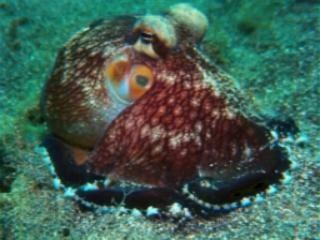
#> input picture abel/input_images/set_f17.jpg, 320 x 240 px, found by its file name
$ python dct2.py
#> lines starting #> are read from the running program, lines starting #| are printed output that depends on the picture
#> further down, input_image is the input picture: shape (240, 320, 3); mean B, G, R 83.2, 95.3, 65
import cv2
import numpy as np
import matplotlib.pyplot as plt

def frequency_domain_correction_and_enhancement(image, alpha=0.1, d0=30):
    """
    Applies color correction and enhancement using frequency domain techniques.
    """
#> called with alpha = 0.1, d0 = 30
    # Convert to float and split channels
    b, g, r = cv2.split(image.astype(np.float32))
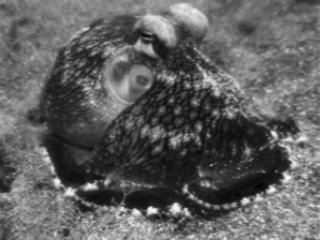
#> g: shape (240, 320) float32; min 1, max 253, mean 95.3
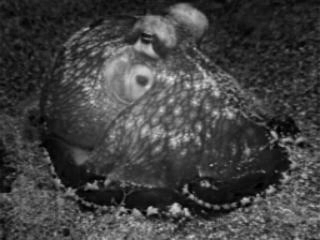
#> r: shape (240, 320) float32; min 0, max 230, mean 65

    def apply_fft(channel):
        dft = np.fft.fft2(channel)
        dft_shift = np.fft.fftshift(dft)
        magnitude = np.abs(dft_shift)
        phase = np.angle(dft_shift)
        return magnitude, phase

    # Compute FFT for each channel
    mag_r, phase_r = apply_fft(r)
    mag_g, phase_g = apply_fft(g)
    mag_b, phase_b = apply_fft(b)
#> in apply_fft (call 3), `phase = np.angle(dft_shift)`:
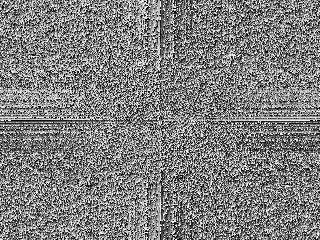
#> phase: shape (240, 320) float64; min -3.14, max 3.14, mean -4.09e-05; drawn with min black and max white

    # Compute mean values for color correction
    mean_r, mean_g, mean_b = np.mean(r), np.mean(g), np.mean(b)
#> mean_r = 65.02; mean_g = 95.32; mean_b = 83.16

    # Red & Blue channel compensation (reduce the effect of alpha to avoid blur)
    mag_r = mag_r + alpha * (mean_g - mean_r) * 0.2  # Reduce the impact further
    mag_b = mag_b + alpha * (mean_g - mean_b) * 0.2  # Same here for blue

    def apply_ifft(mag, phase):
        dft_shift = mag * np.exp(1j * phase)
        dft = np.fft.ifftshift(dft_shift)
        corrected_channel = np.fft.ifft2(dft).real
        return np.clip(corrected_channel, 0, 255).astype(np.uint8)

    # Apply inverse FFT
    r_corrected = apply_ifft(mag_r, phase_r)
    b_corrected = apply_ifft(mag_b, phase_b)

    # Merge channels to get the color corrected image
    corrected_image = cv2.merge((b_corrected, g.astype(np.uint8), r_corrected))

    # Enhance contrast using CLAHE in the LAB color space
    lab = cv2.cvtColor(corrected_image, cv2.COLOR_BGR2LAB)
#> lab: shape (240, 320, 3); mean of channels 0, 1, 2 96.6, 116.4, 132.8
    l, a, b = cv2.split(lab)
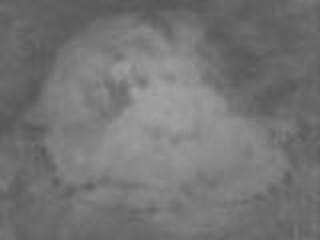
#> a: shape (240, 320); min 86, max 163, mean 116.4
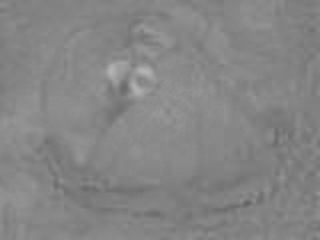
#> b: shape (240, 320); min 98, max 180, mean 132.8
    clahe = cv2.createCLAHE(clipLimit=1.5, tileGridSize=(8, 8))  # Reduce the CLAHE enhancement strength
    l = clahe.apply(l)
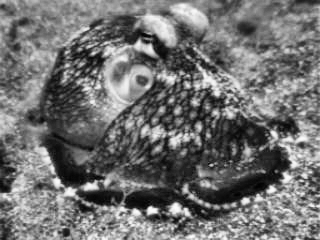
#> l: shape (240, 320); min 2, max 252, mean 112.4
    final_image = cv2.cvtColor(cv2.merge((l, a, b)), cv2.COLOR_LAB2BGR)

    return final_image

# Load the input image
input_image = cv2.imread(r"C:\Users\albin John\OneDrive\Desktop\java\PROJECT\abel\input_images\set_f17.jpg")

# Apply frequency domain correction and enhancement
corrected_and_enhanced_image = frequency_domain_correction_and_enhancement(input_image, alpha=0.1)

# Display results
plt.figure(figsize=(10, 5))
plt.subplot(1, 2, 1)
plt.imshow(cv2.cvtColor(input_image, cv2.COLOR_BGR2RGB))
plt.title("Original Image")
plt.axis('off')

plt.subplot(1, 2, 2)
plt.imshow(cv2.cvtColor(corrected_and_enhanced_image, cv2.COLOR_BGR2RGB))
plt.title("Corrected & Enhanced Image")
plt.axis('off')

plt.show()
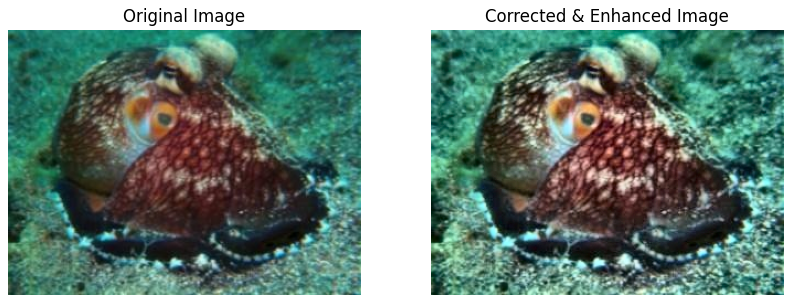
#> figure drawn by matplotlib, 2 panels

$ run again, with abel/input_images/set_f0.jpg copied over abel/input_images/set_f17.jpg
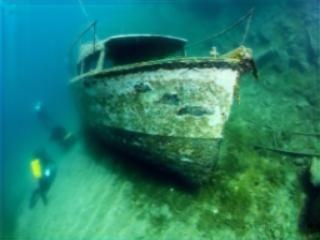
#> input picture abel/input_images/set_f0.jpg, 320 x 240 px, found by its file name
#> input_image is the input picture: shape (240, 320, 3); mean B, G, R 106.9, 127.4, 37
#> in apply_fft (call 3), `phase = np.angle(dft_shift)`:
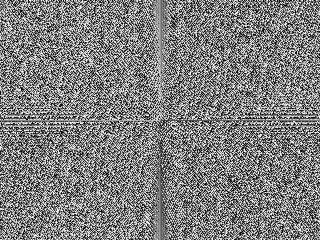
#> phase: shape (240, 320) float64; min -3.14, max 3.14, mean -3.37e-17; drawn with min black and max white
#> mean_r = 37; mean_g = 127.4; mean_b = 106.9
#> lab: shape (240, 320, 3); mean of channels 0, 1, 2 121.7, 99.3, 132.1
#> `plt.show()`:
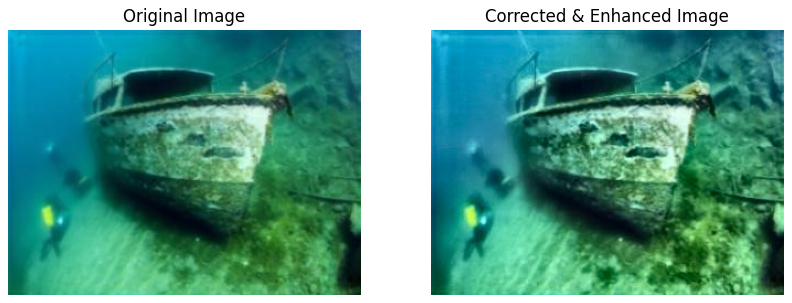
#> figure drawn by matplotlib, 2 panels

$ run again, with abel/input_images/set_f2.jpg copied over abel/input_images/set_f17.jpg
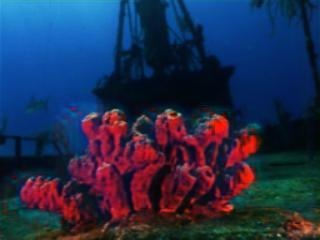
#> input picture abel/input_images/set_f2.jpg, 320 x 240 px, found by its file name
#> input_image is the input picture: shape (240, 320, 3); mean B, G, R 78.1, 46.1, 35.2
#> in apply_fft (call 3), `phase = np.angle(dft_shift)`:
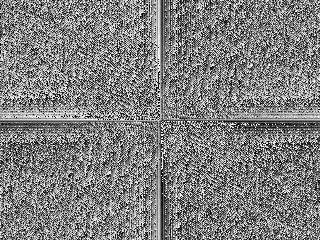
#> phase: shape (240, 320) float64; min -3.14, max 3.14, mean -3.33e-18; drawn with min black and max white
#> mean_r = 35.16; mean_g = 46.07; mean_b = 78.09
#> lab: shape (240, 320, 3); mean of channels 0, 1, 2 55, 138, 112
#> `plt.show()`:
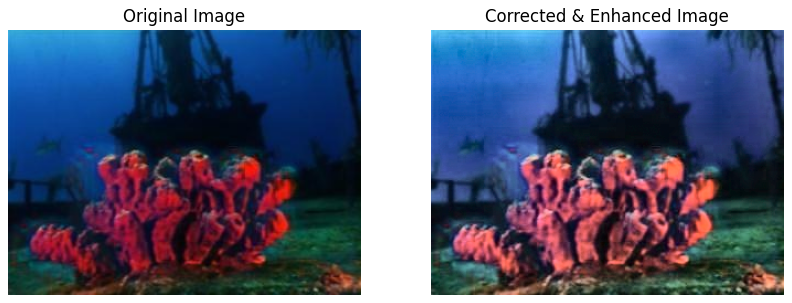
#> figure drawn by matplotlib, 2 panels

$ run again, with abel/input_images/set_f32.jpg copied over abel/input_images/set_f17.jpg
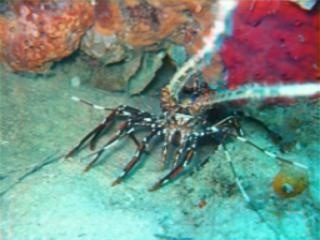
#> input picture abel/input_images/set_f32.jpg, 320 x 240 px, found by its file name
#> input_image is the input picture: shape (240, 320, 3); mean B, G, R 133.2, 143.4, 117.8
#> mean_r = 117.8; mean_g = 143.4; mean_b = 133.2
#> lab: shape (240, 320, 3); mean of channels 0, 1, 2 147.7, 119, 132.6
#> `plt.show()`:
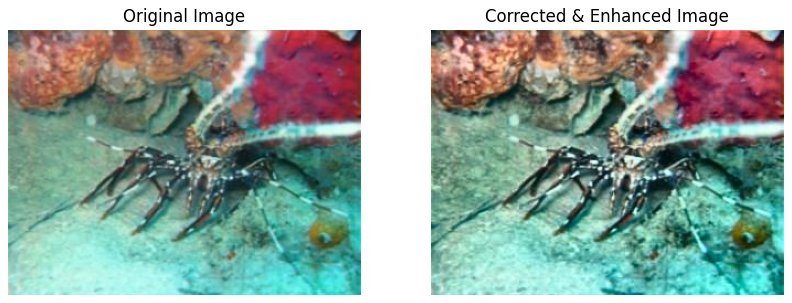
#> figure drawn by matplotlib, 2 panels
